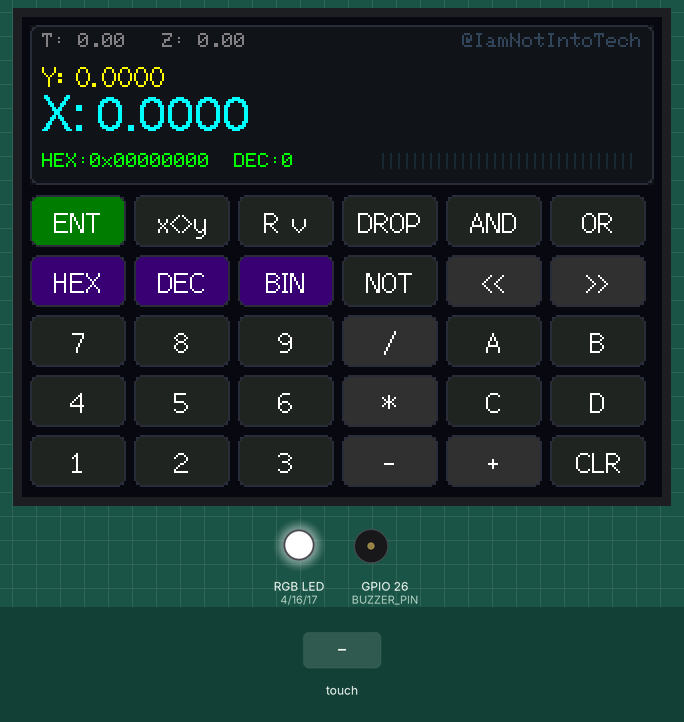
Simulated run of this sketch. Board: ESP32. Parts: 320×240 colour display, an RGB LED mixed from three pins (HIGH = lit), buzzer (waves = sounding). The test bench sets the inputs (shaded band). Pins used as bus, display or sensor lines are not drawn; what the sketch prints to the serial monitor is not drawn.

Above: at 1.5 s.
1.6 s: touch panel pressed at 62 % / 30 % of its raw x / y range
At 2.2 s:
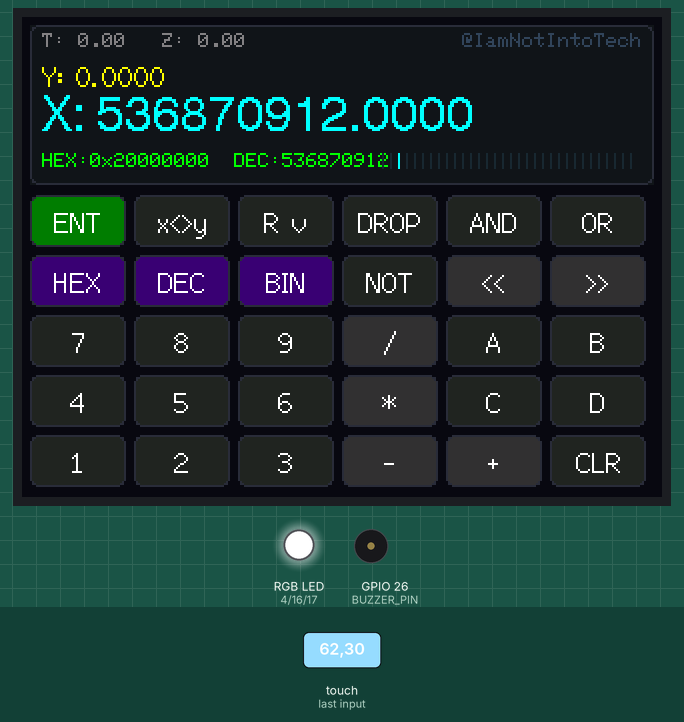
3.1 s: touch panel pressed at 62 % / 90 % of its raw x / y range
At 4.0 s:
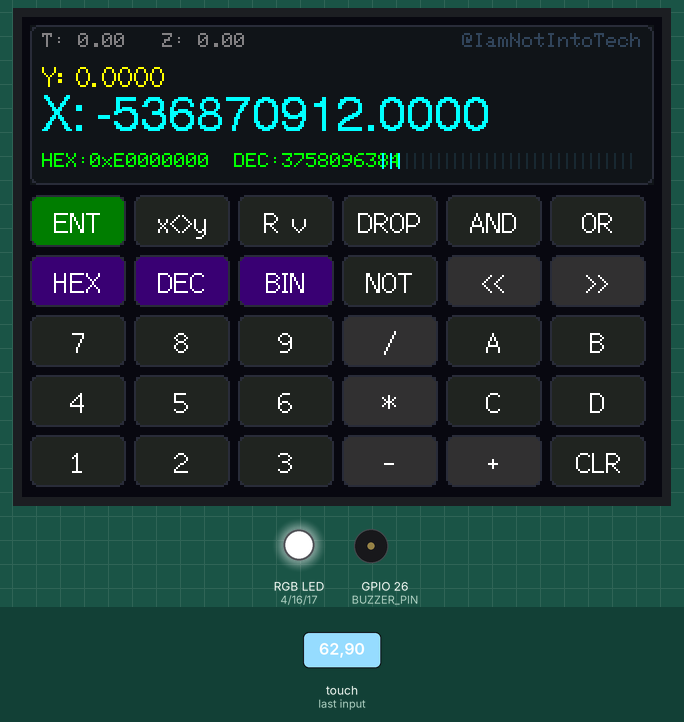
4.6 s: touch panel pressed at 62 % / 50 % of its raw x / y range
At 5.4 s:
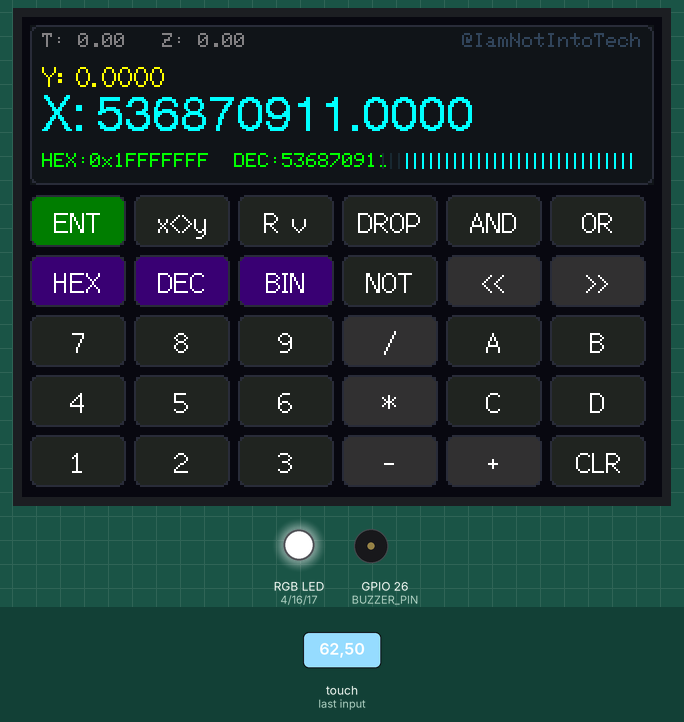
6.1 s: touch panel pressed at 87 % / 30 % of its raw x / y range
At 6.6 s:
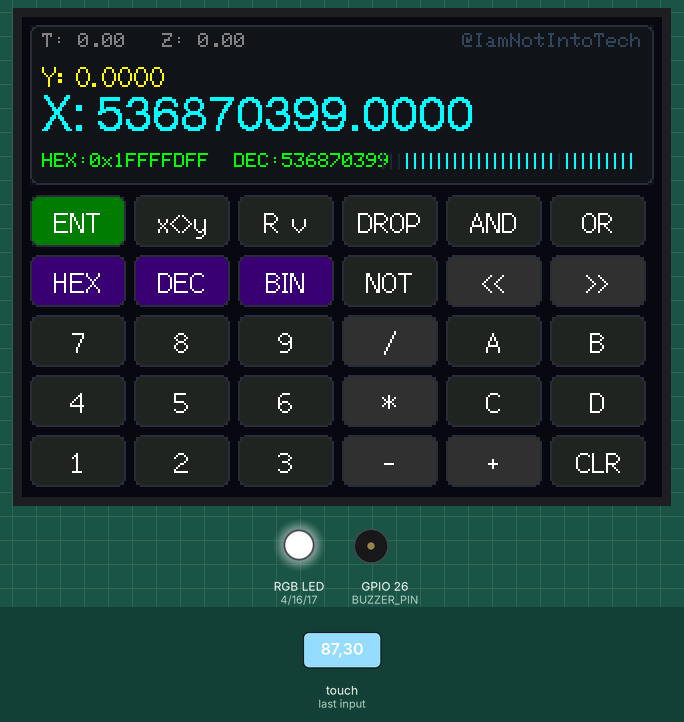
7.6 s: touch panel pressed at 87 % / 70 % of its raw x / y range
At 8.8 s:
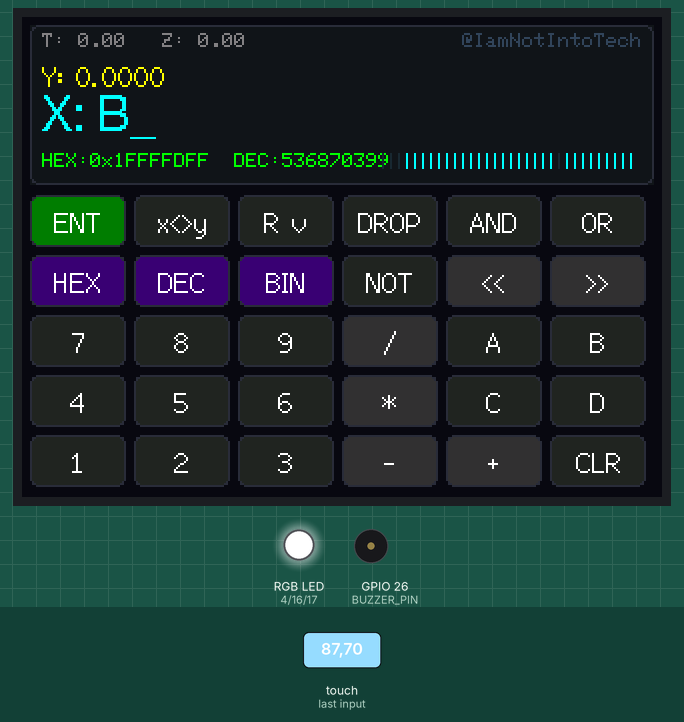
9.1 s: touch panel pressed at 62 % / 50 % of its raw x / y range
At 10.1 s:
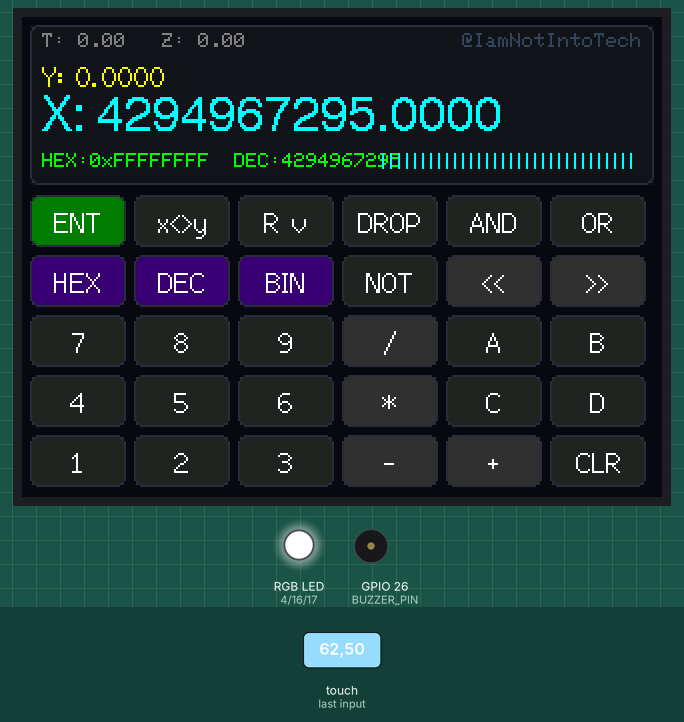
Timing chart, 0 to 11.6 s (numbered marks = the images above; inputs shaded):
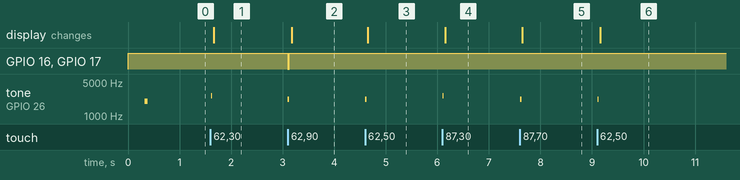

Measured:
- after the input at 1.6 s, tone on GPIO 26 (BUZZER_PIN): silent → 2600 Hz at once, → silent 0.02 s later; the display: changes after 0.06 s (image 1)
- after the input at 3.1 s, GPIO 16 (LED_GREEN), GPIO 17 (LED_BLUE): HIGH → LOW at once, → HIGH 0.03 s later; tone on GPIO 26 (BUZZER_PIN): silent → 2200 Hz at once, → silent 0.03 s later; the display: changes after 0.08 s (image 2)
- after the input at 4.6 s, tone on GPIO 26 (BUZZER_PIN): silent → 2200 Hz at once, → silent 0.03 s later; the display: changes after 0.05 s (image 3)
- after the input at 6.1 s, tone on GPIO 26 (BUZZER_PIN): silent → 2600 Hz at once, → silent 0.02 s later; the display: changes after 0.06 s (image 4)
- after the input at 7.6 s, tone on GPIO 26 (BUZZER_PIN): silent → 2200 Hz at once, → silent 0.03 s later; the display: changes after 0.05 s (image 5)
- after the input at 9.1 s, tone on GPIO 26 (BUZZER_PIN): silent → 2200 Hz at once, → silent 0.03 s later; the display: changes after 0.06 s (image 6)

The sketch:

37-stylus-rpn-calculator.ino
```cpp
/**
 * 🧮 Project 37: Stylus RPN Calculator
 *
 * Hardware: Elecrow CrowPanel 2.8" (ESP32-2432S028R)
 * Channel Branding: IamNotIntoTech (https://youtube.com/@IamNotIntoTech)
 * Author: Tushar Aggarwal (tushar2704)
 *
 * Features:
 * - 4-Level classic Reverse Polish Notation (RPN) stack (X, Y, Z, T).
 * - Programmer's multi-base display (Hexadecimal, Decimal, Binary).
 * - Interactive 32-bit stylus bit-toggle grid for instant single-bit manipulation.
 * - Full bitwise logic (AND, OR, NOT, SHL, SHR) and arithmetic (+, -, *, /).
 * - Tactile acoustic audio feedback on GPIO 26 & stack pulse LED on GPIOs 4/16/17.
 * - Hardware-calibrated non-inverted resistive touch coordinates.
 */

#include <Arduino.h>
#include <SPI.h>
#include <TFT_eSPI.h>
#include <XPT2046_Touchscreen.h>

// Hardware Pin Definitions for Elecrow 2.8" CYD
#define TFT_BL_PIN    21
#define TOUCH_MOSI    32
#define TOUCH_MISO    39
#define TOUCH_CLK     25
#define TOUCH_CS      33
#define TOUCH_IRQ     36

#define LED_RED       4
#define LED_GREEN     16
#define LED_BLUE      17
#define BUZZER_PIN    26

SPIClass touchSPI = SPIClass(VSPI);
XPT2046_Touchscreen ts(TOUCH_CS);
TFT_eSPI tft = TFT_eSPI();

// UI Colors (16-bit 565)
#define COLOR_BG        0x0842 // Dark charcoal
#define COLOR_DISPLAY   0x10A3 // LCD background
#define COLOR_BORDER    0x2967
#define COLOR_TEXT      0xFFFF
#define COLOR_STACK_X   0x07FF // Cyan
#define COLOR_STACK_Y   0xFFE0 // Yellow
#define COLOR_STACK_ZT  0x8410 // Muted
#define COLOR_KEY_NUM   0x2124 // Dark slate
#define COLOR_KEY_OP    0x3186 // Mid slate
#define COLOR_KEY_ENTER 0x03E0 // Forest green
#define COLOR_KEY_HEX   0x380E // Purple slate

// 4-Level RPN Stack: [0] = X (bottom), [1] = Y, [2] = Z, [3] = T (top)
double rpnStack[4] = { 0.0, 0.0, 0.0, 0.0 };
String inputBuffer = "";
bool enteringNumber = false;

unsigned long lastTouchTime = 0;

void playBeep(int freq = 2000, int ms = 25) {
  tone(BUZZER_PIN, freq, ms);
}

void setRGB(bool r, bool g, bool b) {
  digitalWrite(LED_RED, r ? LOW : HIGH);
  digitalWrite(LED_GREEN, g ? LOW : HIGH);
  digitalWrite(LED_BLUE, b ? LOW : HIGH);
}

void flashStackLED() {
  setRGB(false, true, true); // Cyan pulse
  delay(15);
  setRGB(false, false, false);
}

void pushStack(double val) {
  rpnStack[3] = rpnStack[2];
  rpnStack[2] = rpnStack[1];
  rpnStack[1] = rpnStack[0];
  rpnStack[0] = val;
  flashStackLED();
}

void popStack() {
  rpnStack[0] = rpnStack[1];
  rpnStack[1] = rpnStack[2];
  rpnStack[2] = rpnStack[3];
  flashStackLED();
}

void executeOp(char op) {
  if (enteringNumber) {
    rpnStack[0] = inputBuffer.toDouble();
    inputBuffer = "";
    enteringNumber = false;
  }

  double x = rpnStack[0];
  double y = rpnStack[1];
  double res = 0.0;

  switch (op) {
    case '+': res = y + x; break;
    case '-': res = y - x; break;
    case '*': res = y * x; break;
    case '/': res = (x != 0) ? (y / x) : 0; break;
    case '&': res = (uint32_t)y & (uint32_t)x; break;
    case '|': res = (uint32_t)y | (uint32_t)x; break;
    case '^': res = (uint32_t)y ^ (uint32_t)x; break;
    case '<': res = (uint32_t)y << (uint32_t)x; break;
    case '>': res = (uint32_t)y >> (uint32_t)x; break;
  }

  popStack();
  rpnStack[0] = res;
  flashStackLED();
}

void drawDisplay() {
  // Display Box: x: 4, y: 4, w: 312, h: 80
  tft.fillRect(4, 4, 312, 80, COLOR_DISPLAY);
  tft.drawRoundRect(4, 4, 312, 80, 4, COLOR_BORDER);

  // Stack T & Z (Row 1)
  tft.setTextColor(COLOR_STACK_ZT, COLOR_DISPLAY);
  char tzBuf[48];
  snprintf(tzBuf, sizeof(tzBuf), "T: %.2f   Z: %.2f", rpnStack[3], rpnStack[2]);
  tft.drawString(tzBuf, 10, 8, 1);

  // Channel watermark
  tft.setTextColor(tft.color565(50, 70, 90), COLOR_DISPLAY);
  tft.drawRightString("@IamNotIntoTech", 310, 8, 1);

  // Stack Y (Row 2)
  tft.setTextColor(COLOR_STACK_Y, COLOR_DISPLAY);
  char yBuf[32];
  snprintf(yBuf, sizeof(yBuf), "Y: %.4f", rpnStack[1]);
  tft.drawString(yBuf, 10, 22, 2);

  // Stack X / Input (Row 3 - Large)
  tft.setTextColor(COLOR_STACK_X, COLOR_DISPLAY);
  if (enteringNumber) {
    tft.drawString("X: " + inputBuffer + "_", 10, 38, 4);
  } else {
    char xBuf[32];
    snprintf(xBuf, sizeof(xBuf), "X: %.4f", rpnStack[0]);
    tft.drawString(xBuf, 10, 38, 4);
  }

  // Multi-Base Programmer Bar (Row 4: y: 66)
  uint32_t regX = (uint32_t)rpnStack[0];
  char baseBuf[64];
  snprintf(baseBuf, sizeof(baseBuf), "HEX:0x%08X  DEC:%u", regX, regX);
  tft.setTextColor(0x07E0, COLOR_DISPLAY);
  tft.drawString(baseBuf, 10, 68, 1);

  // 32-bit Mini Bit Grid (x: 180 to 310, y: 68..78)
  for (int b = 31; b >= 0; b--) {
    int bx = 180 + (31 - b) * 4;
    bool bitSet = (regX >> b) & 1;
    tft.drawFastVLine(bx, 68, 8, bitSet ? COLOR_STACK_X : tft.color565(30, 40, 50));
  }
}

// Keypad Configuration: 6 columns x 5 rows = 30 keys
const char* keyLabels[5][6] = {
  { "ENT", "x<>y", "R v", "DROP", "AND", "OR" },
  { "HEX", "DEC",  "BIN", "NOT",  "<<",  ">>" },
  { "7",   "8",    "9",   "/",    "A",   "B"  },
  { "4",   "5",    "6",   "*",    "C",   "D"  },
  { "1",   "2",    "3",   "-",    "+",   "CLR"}
};

void drawKeypad() {
  for (int r = 0; r < 5; r++) {
    for (int c = 0; c < 6; c++) {
      int kx = 4 + c * 52;
      int ky = 89 + r * 30;
      int kw = 48;
      int kh = 26;

      const char* lbl = keyLabels[r][c];
      uint16_t kBg = COLOR_KEY_NUM;

      if (strcmp(lbl, "ENT") == 0) kBg = COLOR_KEY_ENTER;
      else if (strcmp(lbl, "HEX") == 0 || strcmp(lbl, "DEC") == 0 || strcmp(lbl, "BIN") == 0) kBg = COLOR_KEY_HEX;
      else if (strchr("+-*/&|^<>", lbl[0]) != NULL) kBg = COLOR_KEY_OP;

      tft.fillRoundRect(kx, ky, kw, kh, 4, kBg);
      tft.drawRoundRect(kx, ky, kw, kh, 4, COLOR_BORDER);

      tft.setTextColor(COLOR_TEXT, kBg);
      tft.drawCentreString(lbl, kx + kw / 2, ky + 6, 2);
    }
  }
}

void handleKeyPress(int r, int c) {
  const char* key = keyLabels[r][c];
  playBeep(2200, 25);

  // Digit or Hex letter (0..9, A..D)
  if (isdigit(key[0]) || (key[0] >= 'A' && key[0] <= 'D' && strlen(key) == 1)) {
    if (!enteringNumber) {
      inputBuffer = "";
      enteringNumber = true;
    }
    inputBuffer += key[0];
    drawDisplay();
    return;
  }

  // Clear
  if (strcmp(key, "CLR") == 0) {
    inputBuffer = "";
    enteringNumber = false;
    rpnStack[0] = 0;
    drawDisplay();
    return;
  }

  // ENTER
  if (strcmp(key, "ENT") == 0) {
    if (enteringNumber) {
      rpnStack[0] = inputBuffer.toDouble();
      inputBuffer = "";
      enteringNumber = false;
    }
    pushStack(rpnStack[0]);
    drawDisplay();
    return;
  }

  // Stack Operations
  if (strcmp(key, "x<>y") == 0) {
    double temp = rpnStack[0];
    rpnStack[0] = rpnStack[1];
    rpnStack[1] = temp;
    drawDisplay();
    return;
  }
  if (strcmp(key, "R v") == 0) {
    double temp = rpnStack[0];
    rpnStack[0] = rpnStack[1];
    rpnStack[1] = rpnStack[2];
    rpnStack[2] = rpnStack[3];
    rpnStack[3] = temp;
    drawDisplay();
    return;
  }
  if (strcmp(key, "DROP") == 0) {
    popStack();
    drawDisplay();
    return;
  }

  // Operators
  if (strcmp(key, "+") == 0) executeOp('+');
  else if (strcmp(key, "-") == 0) executeOp('-');
  else if (strcmp(key, "*") == 0) executeOp('*');
  else if (strcmp(key, "/") == 0) executeOp('/');
  else if (strcmp(key, "AND") == 0) executeOp('&');
  else if (strcmp(key, "OR") == 0) executeOp('|');
  else if (strcmp(key, "<<") == 0) executeOp('<');
  else if (strcmp(key, ">>") == 0) executeOp('>');
  else if (strcmp(key, "NOT") == 0) {
    if (enteringNumber) {
      rpnStack[0] = inputBuffer.toDouble();
      inputBuffer = "";
      enteringNumber = false;
    }
    rpnStack[0] = ~(uint32_t)rpnStack[0];
  }

  drawDisplay();
}

void setup() {
  Serial.begin(115200);

  pinMode(LED_RED, OUTPUT);
  pinMode(LED_GREEN, OUTPUT);
  pinMode(LED_BLUE, OUTPUT);
  setRGB(false, false, false);

  pinMode(BUZZER_PIN, OUTPUT);
  digitalWrite(BUZZER_PIN, LOW);

  pinMode(TFT_BL_PIN, OUTPUT);
  digitalWrite(TFT_BL_PIN, HIGH);

  tft.init();
  tft.setRotation(1);
  tft.fillScreen(COLOR_BG);

  // Initialize Touch (VSPI)
  touchSPI.begin(TOUCH_CLK, TOUCH_MISO, TOUCH_MOSI, TOUCH_CS);
  ts.begin(touchSPI);
  ts.setRotation(1);

  drawDisplay();
  drawKeypad();

  playBeep(2000, 60);
  Serial.println(F("[SYSTEM] Stylus RPN Calculator Initialized."));
}

void loop() {
  if (ts.touched()) {
    TS_Point p = ts.getPoint();
    if (p.z > 50 || ts.touched()) {
      if (millis() - lastTouchTime > 180) {
        lastTouchTime = millis();
        int screenX = map(p.x, 240, 3800, 0, 320);
        int screenY = map(p.y, 240, 3800, 0, 240);
        screenX = constrain(screenX, 0, 319);
        screenY = constrain(screenY, 0, 239);

        // Keypad Area (screenY >= 88)
        if (screenY >= 88) {
          int r = (screenY - 88) / 30;
          int c = (screenX - 4) / 52;
          r = constrain(r, 0, 4);
          c = constrain(c, 0, 5);
          handleKeyPress(r, c);
        }
        // Direct Bit-Toggle Area (screenX >= 180, screenY: 64..84)
        else if (screenX >= 180 && screenY >= 64 && screenY <= 84) {
          int bitIdx = 31 - ((screenX - 180) / 4);
          bitIdx = constrain(bitIdx, 0, 31);
          uint32_t regX = (uint32_t)rpnStack[0];
          regX ^= (1UL << bitIdx);
          rpnStack[0] = regX;
          playBeep(2600, 20);
          drawDisplay();
        }
      }
    }
  }

  delay(15);
}
```
